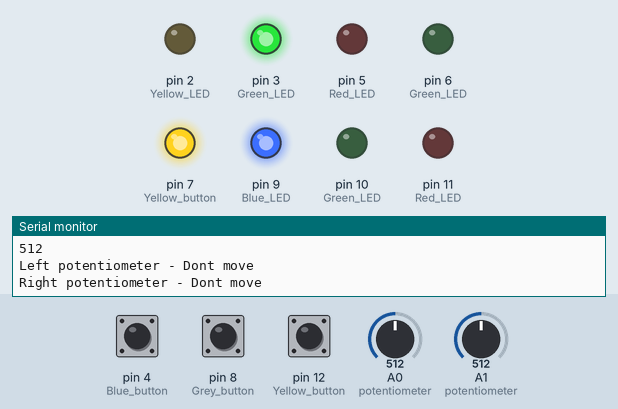
This sketch was run on a simulated Arduino Uno, built with avr-gcc and run on an emulated ATmega328P. On the bench: output pins drawn as LEDs (lit = HIGH), the last lines printed to the serial monitor. The inputs (shaded band) are chosen by the test bench; at power-on: pin 8 (Grey_button) LOW, pin 12 (Yellow_button) LOW, pin 4 (Blue_button) LOW, A1 (potentiometer) = 512, A0 (potentiometer) = 512.

Above: at 1.2 s.
1.3 s: pin 8 (Grey_button) pulled HIGH for 1 s
At 2.8 s:
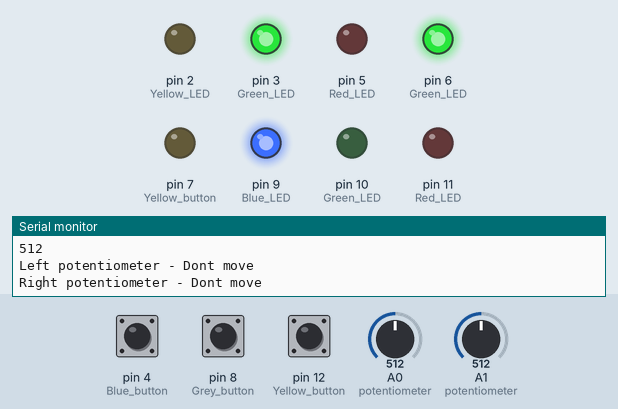
3.8 s: pin 12 (Yellow_button) pulled HIGH for 3.2 s
At 7.5 s:
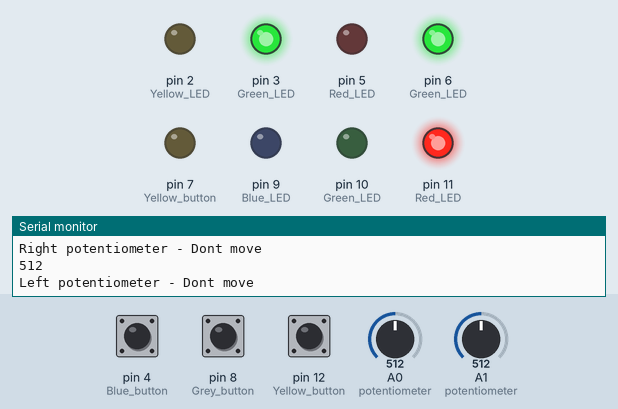
8.5 s: pin 4 (Blue_button) pulled HIGH for 0.15 s
At 9.8 s:
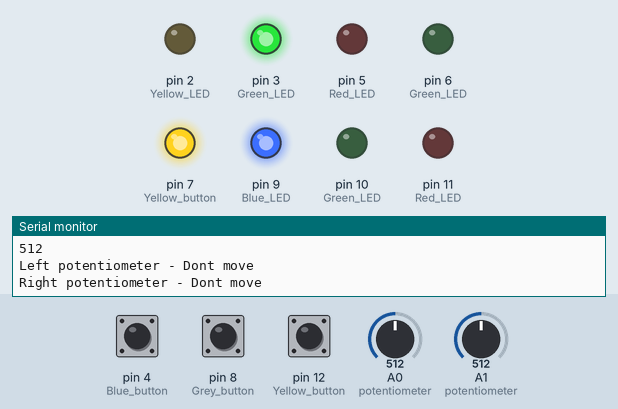
10.1 s: pin 12 (Yellow_button) pulled HIGH for 1 s
At 10.56 s:
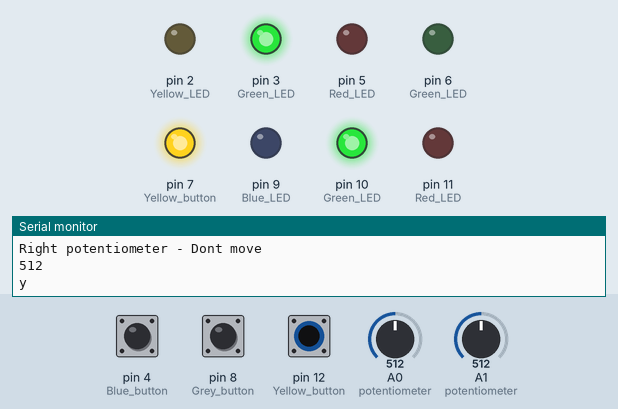
14.2 s: A1 (potentiometer) set to 318
17.2 s: A1 (potentiometer) set to 300
Timing chart, 0 to 19.7 s (numbered marks = the images above; inputs shaded):
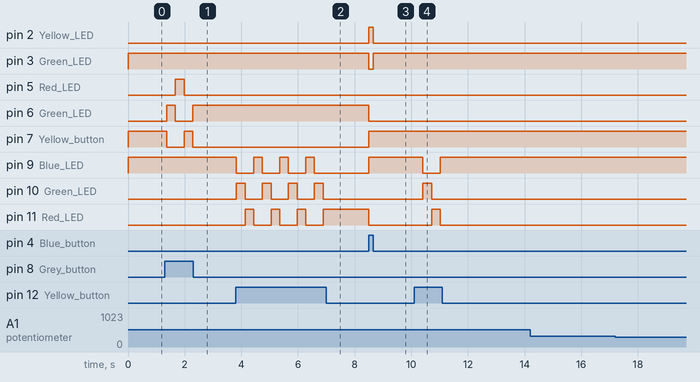

Measured:
- after the input at 1.3 s, pin 5 (Red_LED): LOW → HIGH after 0.37 s, → LOW 0.31 s later; pin 6 (Green_LED): LOW → HIGH after 0.07 s, → LOW 0.31 s later, → HIGH 0.61 s later; pin 7 (Yellow_button): HIGH → LOW after 0.07 s, → HIGH 0.61 s later, → LOW 0.31 s later
- after the input at 3.8 s, pin 9 (Blue_LED): alternates HIGH for 0.31 s and LOW for 0.61 s, 7 changes in all, then stays LOW, starting at once; pin 10 (Green_LED): alternates HIGH for 0.31 s and LOW for 0.61 s, 8 changes in all, then stays LOW, starting at once
- after the input at 8.5 s, pin 2 (Yellow_LED): LOW → HIGH at once, → LOW 0.15 s later; pin 3 (Green_LED): HIGH → LOW at once, → HIGH 0.15 s later; pin 6 (Green_LED), pin 11 (Red_LED): HIGH → LOW at once; pin 7 (Yellow_button), pin 9 (Blue_LED): LOW → HIGH at once
- after the input at 10.1 s, pin 9 (Blue_LED): HIGH → LOW after 0.31 s, → HIGH 0.61 s later; pin 10 (Green_LED): LOW → HIGH after 0.31 s, → LOW 0.31 s later; pin 11 (Red_LED): LOW → HIGH after 0.62 s, → LOW 0.31 s later

The sketch:

Arduino_EtchASketch.ino
```cpp
/* Etch a Sketch */
/*
  Team - 2
  Project - Etch a Sketch
  Members:
          Liam Clifford - 1713749
          Fabio Rondina - 1707082
          Ramsus Tolonen - 1704632
*/
/*
  Movement:
    Potentiometer (Left):
      Pin - A0-D14
    Potentiometer (Right):
      Pin - A1-D15

  Clearing section:
    LED Yellow:
      Pin - 2
    LED Green:
      Pin - 3
    Button Blue:
      Pin - 4

  Line weight section:
    LED Red:
      Pin - 5
    LED Green:
      Pin - 6
    LED Yellow:
      Pin - 7
    Button Grey:
      Pin - 8

  Line Colour section:
    LED Red:
      Pin - 9
    LED Green:
      Pin - 10
    LED Blue:
      Pin - 11
    Button Yellow:
      Pin - 12
*/

byte colLightCount = 0;
byte weightLightCount = 0;
byte clearLightCount = 0;

void setup() {
  //Declare all our pins for the arduino components
  //Movement
  pinMode(A4, INPUT);       //Potentiometer (left):
  pinMode(A5, INPUT);       //Potentiometer (right):

  //Clearing
  pinMode(2, OUTPUT);       //Yellow LED
  pinMode(3, OUTPUT);       //Green LED
  pinMode(4, INPUT);        //Blue button

  //Line Weight
  pinMode(5, OUTPUT);       //Red LED
  pinMode(6, OUTPUT);       //Green LED
  pinMode(7, OUTPUT);       //Yellow button
  pinMode(8, INPUT);        //Grey button

  //Line Colour
  pinMode(9, OUTPUT);       //Blue LED
  pinMode(10, OUTPUT);      //Green LED
  pinMode(11, OUTPUT);      //Red LED
  pinMode(12, INPUT);       //Yellow button

  //Screen output
  Serial.begin(9600);       //Use the Arduino serial monitor

  //Activate the line colour/thickness LED's on startup
  digitalWrite(9, HIGH);    //Red
  digitalWrite(7, HIGH);    //Yellow

}//End setup

void loop() {
  //Change the line colours
  if( digitalRead(12) == HIGH ) { //Yellow button
    Serial.println("y");          //Send a string to the console to be read by Processing
    colLightCount++;              //Increase the line colour counter per button press

    if( colLightCount == 0 ) {
      digitalWrite(9, HIGH);      //Red LED
      digitalWrite(10, LOW);      //Green LED
      digitalWrite(11, LOW);      //Blue LED
    } else if( colLightCount == 1 ) {
      digitalWrite(9, LOW);       //Red LED
      digitalWrite(10, HIGH);     //Green LED
      digitalWrite(11, LOW);      //Blue LED
    } else if( colLightCount == 2 ) {
      digitalWrite(9, LOW);       //Red LED
      digitalWrite(10, LOW);      //Green LED
      digitalWrite(11, HIGH);     //Blue LED
    }//End if

    if( colLightCount == 2 ) {    //Resets colLightCount variable
      colLightCount = -1;         //Resets the value to -1 to allow the next button press to set the correct light
    }//End if
    delay(250);                   //Add a small delay per button press

  }//End if - line colours

  //Change the line weight
  if( digitalRead(8) == HIGH ) {  //Grey button
    Serial.println("g");          //Send a string to the console to be read by Processing
    weightLightCount++;           //Increase the line weight counter per button press

    if( weightLightCount == 0 ) {
      digitalWrite(5, LOW);       //Red LED
      digitalWrite(6, LOW);       //Green LED
      digitalWrite(7, HIGH);      //Yellow LED
    } else if( weightLightCount == 1 ) {
      digitalWrite(5, LOW);       //Red LED
      digitalWrite(6, HIGH);      //Green LED
      digitalWrite(7, LOW);       //Yellow LED
    } else if( weightLightCount == 2 ) {
      digitalWrite(5, HIGH);      //Red LED
      digitalWrite(6, LOW);       //Green LED
      digitalWrite(7, LOW);       //Yellow LED
    }

    if( weightLightCount == 2 ) {  //Resets weightLightCount variable
      weightLightCount = -1;       //Resets the value to -1 to allow the next button press to set the correct light
    }//End if
    delay(250);                    //Adds a small delay per button press

  }//End if - line weight

  //Clear the screen
  if( digitalRead(4) == HIGH) {    //Blue button
    Serial.println( "b" );         //Send a string to the console to be read by processing
    digitalWrite(2, HIGH);         //Yellow LED is lit to show the program is clearing
    digitalWrite(3, LOW);          //Green LED

    //Reset the line colours: LED's and counter values
    colLightCount = -1;            //Line colour counter
    digitalWrite(9, HIGH);         //Red LED - Line colour
    digitalWrite(10, LOW);         //Green LED - Line colour
    digitalWrite(11, LOW);         //Blue LED - Line colour

    //Reset line weight: LED's and counter values
    weightLightCount = -1;         //Line weight counter
    digitalWrite(5, LOW);          //Red LED - Line weight
    digitalWrite(6, LOW);          //Green LED - Line weight
    digitalWrite(7, HIGH);         //Yellow LED - Line weight
  } else if( digitalRead(4) == LOW ) {
    digitalWrite(2, LOW);          //Yellow LED
    digitalWrite(3, HIGH);         //Green LED
  }//End if


  //Potentiometer Controls
  //Left Potentiometer - Left & right line movement
  if ((analogRead(A0) > 0) && (analogRead(A0) < 300)) { //Check if the potentiometer is moving in the left direction
    Serial.println("l");                                //Send a string to the console to be read by Processing
    int x = analogRead(A0);                             //Store the current potentiometer value in a variable x
    Serial.println(x);                                  //Print variable x to the monitor

  } else if ((analogRead(A0) > 300) && (analogRead(A0) < 800)) { //Check if the potentiometer is in the center, allowing no movement
    Serial.println("Left potentiometer - Dont move");   //Print that there is no movement to the monitor
    int x = analogRead(A0);                             //Store the current potentiometer value in a variable x
    //Serial.println(x);                                //Print variable x to the monitor

  } else if (analogRead(A0) > 800)  {                   //Check if the potentiomete is in the right direction
    Serial.println("r");                                //Send a string to the console to be read by processing
    int x = analogRead(A0);                             //Store the current potentiometer to be read in Processsing
    Serial.println(x);                                  //Print variable x to the monitor
  }//End if - left potentiometer

  //Right Potentiometer - Up & down line movement
  if ((analogRead(A1) > 0) && (analogRead(A1) < 300)) { //Check if the potentiometer is moving in the vertical direction upwards
    Serial.println("d");                                //Send a string to the console to be read by Processing
    int x = analogRead(A1);                             //Store the current potentiometer value in variable x
    Serial.println(x);                                  //Print the variable x to the monitor

  } else if ((analogRead(A1) > 300) && (analogRead(A1) < 800)) {  //Check if the potentiometer in the center, allowing no movement
    Serial.println("Right potentiometer - Dont move");  //Print that there is no movement
    int x = analogRead(A1);                             //Store the current potentiometer value in variable x
    Serial.println(x);                                  //Print variable x to the monitor

  } else if (analogRead(A1) > 800)  {                   //Check if the potentiometer is moving in the vertical direction downwards
    Serial.println("u");                                //Send a string to the console to be read by Processing
    int x = analogRead(A1);                             //Store the current potentiometer value in variable x
    Serial.println(x);                                  //Print variable x to the monitor
  }//End if - right potentiometer

  delay( 50 );                                    //Delay the entire loop

}//End void loop()
```
